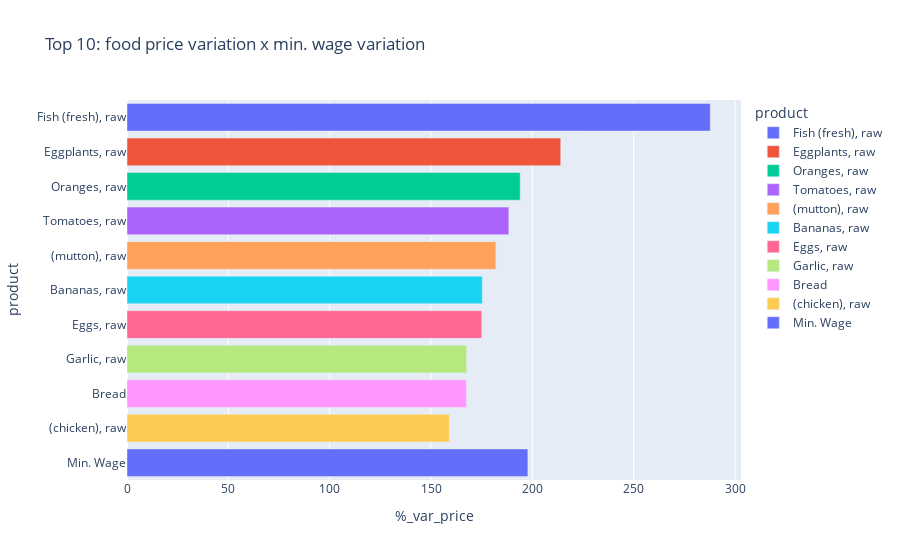

Notebook code for this chart:
### Code cell
fig = px.bar(food_salary_variation_top, x='%_var_price', y='product', color = 'product', title = 'Top 10: food price variation x min. wage variation')
fig.write_image("images/fig1.jpeg")
fig.show()

### Figure 1 — Plotly figure (JSON) as saved in the notebook; plotly's stock layout.template omitted (floating-point values rounded to 4 significant figures)
{"data": [{"alignmentgroup": "True", "hovertemplate": "product=%{y}<br>%_var_price=%{x}<extra></extra>", "legendgroup": "Fish (fresh), raw", "marker": {"color": "#636efa", "pattern": {"shape": ""}}, "name": "Fish (fresh), raw", "offsetgroup": "Fish (fresh), raw", "orientation": "h", "showlegend": true, "textposition": "auto", "type": "bar", "x": [287.8], "xaxis": "x", "y": ["Fish (fresh), raw"], "yaxis": "y"}, {"alignmentgroup": "True", "hovertemplate": "product=%{y}<br>%_var_price=%{x}<extra></extra>", "legendgroup": "Eggplants, raw", "marker": {"color": "#EF553B", "pattern": {"shape": ""}}, "name": "Eggplants, raw", "offsetgroup": "Eggplants, raw", "orientation": "h", "showlegend": true, "textposition": "auto", "type": "bar", "x": [214], "xaxis": "x", "y": ["Eggplants, raw"], "yaxis": "y"}, {"alignmentgroup": "True", "hovertemplate": "product=%{y}<br>%_var_price=%{x}<extra></extra>", "legendgroup": "Oranges, raw", "marker": {"color": "#00cc96", "pattern": {"shape": ""}}, "name": "Oranges, raw", "offsetgroup": "Oranges, raw", "orientation": "h", "showlegend": true, "textposition": "auto", "type": "bar", "x": [194], "xaxis": "x", "y": ["Oranges, raw"], "yaxis": "y"}, {"alignmentgroup": "True", "hovertemplate": "product=%{y}<br>%_var_price=%{x}<extra></extra>", "legendgroup": "Tomatoes, raw", "marker": {"color": "#ab63fa", "pattern": {"shape": ""}}, "name": "Tomatoes, raw", "offsetgroup": "Tomatoes, raw", "orientation": "h", "showlegend": true, "textposition": "auto", "type": "bar", "x": [188.4], "xaxis": "x", "y": ["Tomatoes, raw"], "yaxis": "y"}, {"alignmentgroup": "True", "hovertemplate": "product=%{y}<br>%_var_price=%{x}<extra></extra>", "legendgroup": "(mutton), raw", "marker": {"color": "#FFA15A", "pattern": {"shape": ""}}, "name": "(mutton), raw", "offsetgroup": "(mutton), raw", "orientation": "h", "showlegend": true, "textposition": "auto", "type": "bar", "x": [182], "xaxis": "x", "y": ["(mutton), raw"], "yaxis": "y"}, {"alignmentgroup": "True", "hovertemplate": "product=%{y}<br>%_var_price=%{x}<extra></extra>", "legendgroup": "Bananas, raw", "marker": {"color": "#19d3f3", "pattern": {"shape": ""}}, "name": "Bananas, raw", "offsetgroup": "Bananas, raw", "orientation": "h", "showlegend": true, "textposition": "auto", "type": "bar", "x": [175.3], "xaxis": "x", "y": ["Bananas, raw"], "yaxis": "y"}, {"alignmentgroup": "True", "hovertemplate": "product=%{y}<br>%_var_price=%{x}<extra></extra>", "legendgroup": "Eggs, raw", "marker": {"color": "#FF6692", "pattern": {"shape": ""}}, "name": "Eggs, raw", "offsetgroup": "Eggs, raw", "orientation": "h", "showlegend": true, "textposition": "auto", "type": "bar", "x": [175], "xaxis": "x", "y": ["Eggs, raw"], "yaxis": "y"}, {"alignmentgroup": "True", "hovertemplate": "product=%{y}<br>%_var_price=%{x}<extra></extra>", "legendgroup": "Garlic, raw", "marker": {"color": "#B6E880", "pattern": {"shape": ""}}, "name": "Garlic, raw", "offsetgroup": "Garlic, raw", "orientation": "h", "showlegend": true, "textposition": "auto", "type": "bar", "x": [167.6], "xaxis": "x", "y": ["Garlic, raw"], "yaxis": "y"}, {"alignmentgroup": "True", "hovertemplate": "product=%{y}<br>%_var_price=%{x}<extra></extra>", "legendgroup": "Bread", "marker": {"color": "#FF97FF", "pattern": {"shape": ""}}, "name": "Bread", "offsetgroup": "Bread", "orientation": "h", "showlegend": true, "textposition": "auto", "type": "bar", "x": [167.5], "xaxis": "x", "y": ["Bread"], "yaxis": "y"}, {"alignmentgroup": "True", "hovertemplate": "product=%{y}<br>%_var_price=%{x}<extra></extra>", "legendgroup": "(chicken), raw", "marker": {"color": "#FECB52", "pattern": {"shape": ""}}, "name": "(chicken), raw", "offsetgroup": "(chicken), raw", "orientation": "h", "showlegend": true, "textposition": "auto", "type": "bar", "x": [159], "xaxis": "x", "y": ["(chicken), raw"], "yaxis": "y"}, {"alignmentgroup": "True", "hovertemplate": "product=%{y}<br>%_var_price=%{x}<extra></extra>", "legendgroup": "Min. Wage", "marker": {"color": "#636efa", "pattern": {"shape": ""}}, "name": "Min. Wage", "offsetgroup": "Min. Wage", "orientation": "h", "showlegend": true, "textposition": "auto", "type": "bar", "x": [197.8], "xaxis": "x", "y": ["Min. Wage"], "yaxis": "y"}], "layout": {"barmode": "relative", "legend": {"title": {"text": "product"}, "tracegroupgap": 0}, "title": {"text": "Top 10: food price variation x min. wage variation"}, "xaxis": {"anchor": "y", "domain": [0, 1], "title": {"text": "%_var_price"}}, "yaxis": {"anchor": "x", "categoryarray": ["Min. Wage", "(chicken), raw", "Bread", "Garlic, raw", "Eggs, raw", "Bananas, raw", "(mutton), raw", "Tomatoes, raw", "Oranges, raw", "Eggplants, raw", "Fish (fresh), raw"], "categoryorder": "array", "domain": [0, 1], "title": {"text": "product"}}}}
